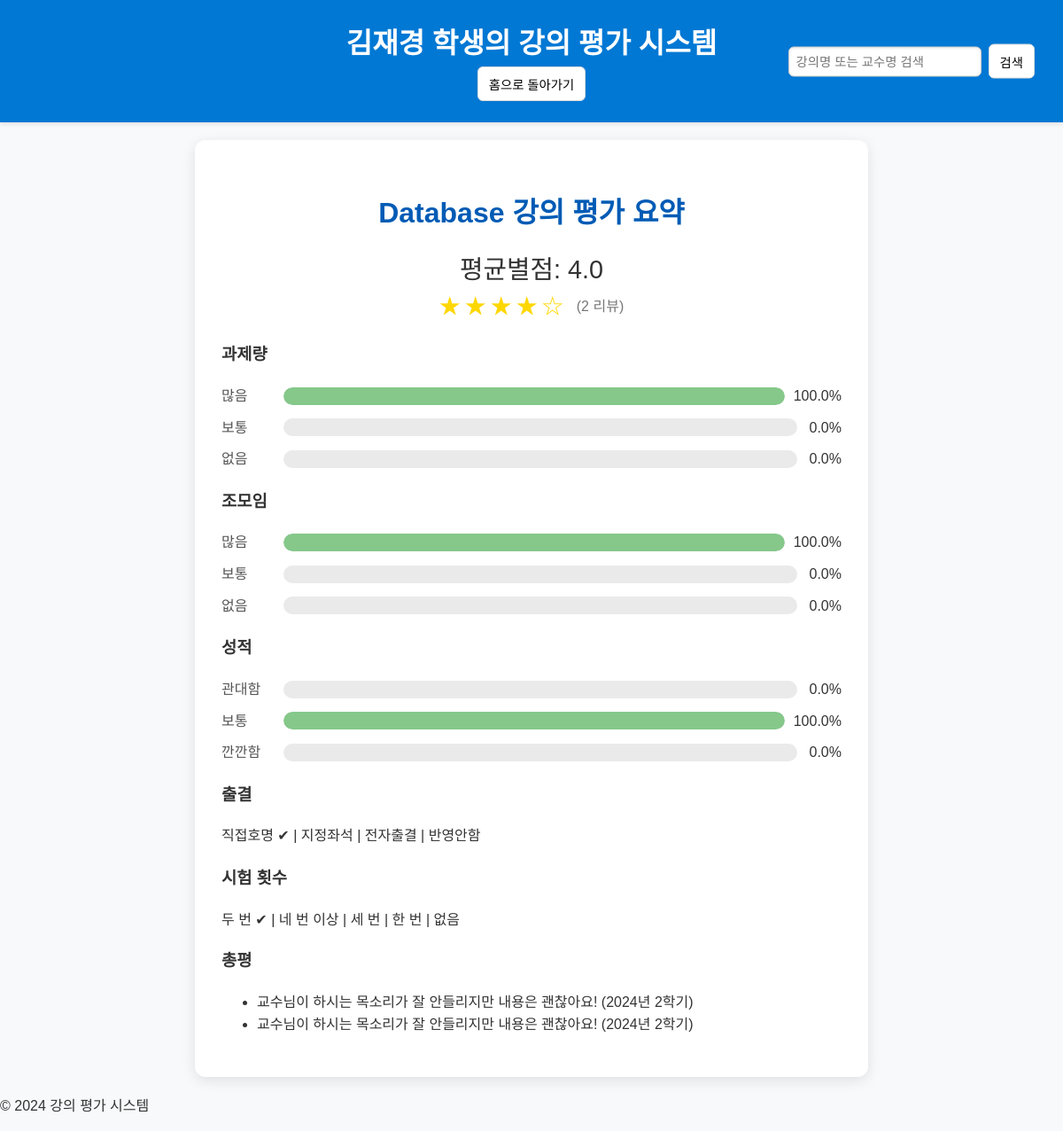
The page /summary/DB/1 (signed in) on the database its author committed.
### models.py (models this page shows)
class Student(db.Model):
    __tablename__ = 'student'  # 테이블 이름 명시
    id = db.Column(db.Integer, primary_key=True)
    name = db.Column(db.String(50), nullable=False)
    password = db.Column(db.String(30), nullable=False)

class Lecture(db.Model):
    __tablename__ = 'lecture'
    id = db.Column(db.String(30), primary_key=True)  # id를 String으로 수정
    title = db.Column(db.String(100), nullable=False)
    professors = db.relationship('Professor', secondary=Professor_lecture, back_populates='lectures')

class Evaluation(db.Model):
    __tablename__ = 'evaluation'
    id = db.Column(db.Integer, primary_key=True)
    student_id = db.Column(db.Integer, db.ForeignKey('student.id'), nullable=False)
    lecture_id = db.Column(db.String(30), db.ForeignKey('lecture.id'), nullable=False)
    professor_id = db.Column(db.Integer, db.ForeignKey('professor.id'), nullable=False)  # 교수 연결
    rating = db.Column(db.Float, nullable=False)
    assignment_amount = db.Column(db.String(20), nullable=False)
    group_work = db.Column(db.String(20), nullable=False)
    grade_fairness = db.Column(db.String(20), nullable=False)
    attendance_type = db.Column(db.String(50), nullable=False)
    exam_count = db.Column(db.String(50), nullable=False)
    semester = db.Column(db.String(20), nullable=False)
    review = db.Column(db.Text, nullable=True)

### app.py (the view)
@app.route('/summary/<string:lecture_id>/<int:professor_id>')
def summary(lecture_id, professor_id):
    lecture = Lecture.query.get_or_404(lecture_id)
    professor = Professor.query.get_or_404(professor_id)
    student_id = session.get('student_id')
    student = Student.query.get(student_id)
    evaluations = Evaluation.query.filter_by(lecture_id=lecture_id, professor_id=professor_id).all()
    avg_rating = round(sum(e.rating for e in evaluations) / len(evaluations), 2) if evaluations else 0
    stats = {
        "assignment_amount": {"많음": 0, "보통": 0, "없음": 0},
        "group_work": {"많음": 0, "보통": 0, "없음": 0},
        "grade_fairness": {"관대함": 0, "보통": 0, "깐깐함": 0},
        "attendance_type": {"직접호명": 0, "지정좌석": 0, "전자출결": 0, "반영안함": 0},
        "exam_count": {"네 번 이상": 0, "세 번": 0, "두 번": 0, "한 번": 0, "없음": 0},
    }
    for e in evaluations:
        stats["assignment_amount"][e.assignment_amount] += 1
        stats["group_work"][e.group_work] += 1
        stats["grade_fairness"][e.grade_fairness] += 1
        stats["attendance_type"][e.attendance_type] += 1
        stats["exam_count"][e.exam_count] += 1
    total = len(evaluations)
    percentages = {
        key: {k: round((v / total * 100), 1) if total > 0 else 0 for k, v in value.items()}
        for key, value in stats.items()
    }
    most_selected = {
        "attendance_type": max(stats["attendance_type"], key=stats["attendance_type"].get) if total > 0 else "없음",
        "exam_count": max(stats["exam_count"], key=stats["exam_count"].get) if total > 0 else "없음",
    }
    return render_template(
        'summary_page.html',
        page_title=f"Database ({professor.name}) 강의 평가 요약",
        student=student,
        lecture=lecture,
        professor=professor,
        avg_rating=avg_rating,
        evaluations=evaluations,
        percentages=percentages,
        most_selected=most_selected,
        total_reviews=total
    )

### templates/summary_page.html (shortened to what this page needs)
{% extends "layout.html" %}
{% block content %}
<div class="summary-container">
    <h2>{{ lecture.title }} 강의 평가 요약</h2>
    <div class="overall-rating">
        <span>평균별점: {{ avg_rating }}</span>
        <div class="star-rating-summary">
            {% for i in range(1, 6) %}
                <span class="stars">{% if i <= avg_rating %}★{% else %}☆{% endif %}</span>
            {% endfor %}
            <span class="review-count">({{ total_reviews }} 리뷰)</span>
        </div>
    </div>
    <div class="statistic-bars">
        <h3>과제량</h3>
        <div class="stat-item">
            <label>많음</label>
            <div class="bar">
                <div class="progress" style="width: {{ percentages['assignment_amount']['많음'] }}%;"></div>
            </div>
            <div class="percentage">{{ percentages['assignment_amount']['많음'] }}%</div>
        </div>
        <div class="stat-item">
            <label>보통</label>
            <div class="bar">
            </div>
            <div class="percentage">{{ percentages['assignment_amount']['보통'] }}%</div>
        </div>
        <div class="stat-item">
            <label>없음</label>
            <div class="bar">
            </div>
            <div class="percentage">{{ percentages['assignment_amount']['없음'] }}%</div>
        </div>
    </div>
    <div class="statistic-bars">
        <h3>조모임</h3>
        <div class="stat-item">
            <label>많음</label>
            <div class="bar">
                <div class="progress" style="width: {{ percentages['group_work']['많음'] }}%;"></div>
            </div>
            <div class="percentage">{{ percentages['group_work']['많음'] }}%</div>
        </div>
        <div class="stat-item">
            <label>보통</label>
            <div class="bar">
            </div>
            <div class="percentage">{{ percentages['group_work']['보통'] }}%</div>
        </div>
        <div class="stat-item">
            <label>없음</label>
            <div class="bar">
            </div>
            <div class="percentage">{{ percentages['group_work']['없음'] }}%</div>
        </div>
    </div>
    <div class="statistic-bars">
        <h3>성적</h3>
        <div class="stat-item">
            <label>관대함</label>
            <div class="bar">
            </div>
            <div class="percentage">{{ percentages['grade_fairness']['관대함'] }}%</div>
        </div>
        <div class="stat-item">
            <label>보통</label>
            <div class="bar">
                <div class="progress" style="width: {{ percentages['grade_fairness']['보통'] }}%;"></div>
            </div>
            <div class="percentage">{{ percentages['grade_fairness']['보통'] }}%</div>
        </div>
        <div class="stat-item">
            <label>깐깐함</label>
            <div class="bar">
            </div>
            <div class="percentage">{{ percentages['grade_fairness']['깐깐함'] }}%</div>
        </div>
    </div>
    <div class="details-list">
        <h3>출결</h3>
        <span>
            {{ most_selected['attendance_type'] }} ✔
            {% for key in percentages['attendance_type'].keys() %}
                {% if key != most_selected['attendance_type'] %} | {{ key }} {% endif %}
            {% endfor %}
        </span>
    </div>
    <div class="details-list">
        <h3>시험 횟수</h3>
        <span>
            {{ most_selected['exam_count'] }} ✔
            {% for key in percentages['exam_count'].keys() %}
                {% if key != most_selected['exam_count'] %} | {{ key }} {% endif %}
            {% endfor %}
        </span>
    </div>
    <div class="evaluation-reviews">
        <h3>총평</h3>
        <ul>
            {% for evaluation in evaluations %}
                <li>
                    {{ evaluation.review }} ({{ evaluation.semester }})
                </li>
            {% endfor %}
        </ul>
    </div>
</div>
{% endblock %}

### templates/layout.html (shortened to what this page needs)
<!DOCTYPE html>
<html lang="ko">
<head>
    <link rel="stylesheet" href="{{ url_for('static', filename='styles.css') }}">
</head>
<body>
    <header>
        <div class="header-container">
            <h1>{{ student.name }} 학생의 강의 평가 시스템</h1>
            <form action="{{ url_for('search') }}" method="POST">
                <input type="text" name="query" placeholder="강의명 또는 교수명 검색">
                <button type="submit">검색</button>
            </form>
            <a href="{{ url_for('evaluate') }}">
                <button type="button">홈으로 돌아가기</button>
            </a>
        </div>
    </header>
    <main>
        {% block content %}{% endblock %}
    </main>
    <footer>
        <p>© 2024 강의 평가 시스템</p>
    </footer>
</body>
</html>

### static/styles.css (style rules this page uses)
body { font-family: 'Arial', sans-serif; margin: 0; padding: 0; background-color: #f8f9fa; color: #333; line-height: 1.6; }
.stars { display: flex; flex-direction: row-reverse; gap: 10px; }
header { background-color: #0078D4; color: #fff; padding: 1.5rem 0; text-align: center; box-shadow: 0 2px 5px rgba(0, 0, 0, 0.1); position: relative; }
.header-container h1 { font-size: 2rem; font-weight: bold; margin: 0; }
.header-container form { position: absolute; top: 50%; right: 2rem; transform: translateY(-50%); display: flex; align-items: center; gap: 8px; }
.header-container input { width: 200px; padding: 8px; border: 1px solid #ccc; border-radius: 6px; box-shadow: inset 0 1px 3px rgba(0, 0, 0, 0.1); font-size: 0.9rem; }
.header-container button { padding: 8px 12px; background-color: #fff; border: 1px solid #ddd; border-radius: 6px; cursor: pointer; font-size: 0.9rem; transition: background-color 0.3s, color 0.3s; }
.summary-container { background-color: #fff; padding: 30px; margin: 20px auto; border-radius: 12px; max-width: 700px; box-shadow: 0 4px 15px rgba(0, 0, 0, 0.1); font-family: 'Arial', sans-serif; color: #333; }
.summary-container h2 { text-align: center; font-size: 2rem; font-weight: bold; color: #005BB5; margin-bottom: 15px; }
.summary-container .overall-rating { text-align: center; font-size: 1.8rem; color: #333; margin-bottom: 20px; }
.star-rating-summary { display: flex; align-items: center; justify-content: center; gap: 5px; }
.star-rating-summary .stars { font-size: 1.5rem; color: #FFD700; }
.star-rating-summary .review-count { font-size: 1rem; color: #777; margin-left: 10px; }
.statistic-bars { margin-top: 20px; }
.statistic-bars .stat-item { display: flex; align-items: center; justify-content: space-between; margin-bottom: 10px; }
.statistic-bars .stat-item label { flex: 0 0 60px; text-align: left; font-size: 1rem; color: #555; }
.statistic-bars .stat-item .bar { flex-grow: 1; height: 20px; margin: 0 10px; border-radius: 10px; background-color: #EAEAEA; overflow: hidden; position: relative; }
.statistic-bars .stat-item .bar .progress { height: 100%; border-radius: 10px; background-color: #85C88A; transition: width 0.3s ease-in-out; }
.statistic-bars .stat-item .percentage { flex: 0 0 40px; text-align: right; font-size: 1rem; color: #333; }
.details-list { margin-top: 20px; list-style: none; padding: 0; }

### rows shown on the page
Student: name "김재경"
Lecture: title "Database"
Evaluation: review "교수님이 하시는 목소리가 잘 안들리지만 내용은 괜찮아요!", semester "2024년 2학기"
Evaluation: review "교수님이 하시는 목소리가 잘 안들리지만 내용은 괜찮아요!", semester "2024년 2학기"

### other values the page prints
{{ avg_rating }} "4.0"
{{ total_reviews }} "2"
{{ percentages['assignment_amount']['많음'] }} "100.0"
{{ percentages['assignment_amount']['보통'] }} "0.0"
{{ percentages['assignment_amount']['없음'] }} "0.0"
{{ percentages['group_work']['많음'] }} "100.0"
{{ percentages['group_work']['보통'] }} "0.0"
{{ percentages['group_work']['없음'] }} "0.0"
{{ percentages['grade_fairness']['관대함'] }} "0.0"
{{ percentages['grade_fairness']['보통'] }} "100.0"
{{ percentages['grade_fairness']['깐깐함'] }} "0.0"
{{ most_selected['attendance_type'] }} "직접호명"
{{ key }} "지정좌석" "전자출결" "반영안함"
{{ most_selected['exam_count'] }} "두 번"
{{ key }} "네 번 이상" "세 번" "한 번" "없음"
